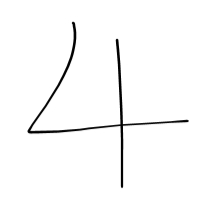
#> input picture git/test_digit.jpg, 215 x 211 px
$ python -i preprocess.py   (imports and definitions only)
#> lines starting #> are read from the running program, lines starting #| are printed output that depends on the picture; after the words box and inside, x2 and y2 are one past the last pixel; in counts of white or black regions, pixels touching at a corner belong together
#> further down, picture is the input picture: shape (211, 215, 3); min 0, max 255, mean 249.7
import cv2
import numpy as np
from typing import Tuple

def preprocess_cv_image(
    img_bgr: np.ndarray,
    output_size: Tuple[int, int] = (28, 28),
    invert: bool = True,
) -> np.ndarray:
    """
    Preprocess a BGR image to a MNIST-style 28x28 float array in [0,1].

    Steps:
    - Convert to grayscale and denoise
    - Otsu thresholding, optional inversion
    - Crop the foreground region with padding
    - Resize while keeping aspect ratio, then center on a 28x28 canvas
    - Optional dilation to thicken strokes
    - Normalize to [0,1]
    """
#> called with output_size = (28, 28), invert = True
    gray = cv2.cvtColor(img_bgr, cv2.COLOR_BGR2GRAY)
    gray_blur = cv2.GaussianBlur(gray, (3, 3), 0)
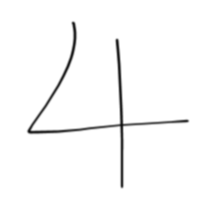
#> gray_blur: shape (211, 215); min 12, max 255, mean 249.7

    # Otsu thresholding
    _, bin_img = cv2.threshold(
        gray_blur, 0, 255, cv2.THRESH_BINARY + cv2.THRESH_OTSU
    )
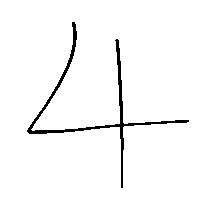
#> bin_img: shape (211, 215); 97.3% white; 1 black region, box (x1, y1, x2, y2) and area: (27, 22, 189, 188) 1239

    # If input is black-on-white, invert to white-on-black
    if invert:
        bin_img = 255 - bin_img

    coords = cv2.findNonZero(bin_img)
#> coords = contour of 1239 points, box (x1, y1, x2, y2) (27, 22, 189, 188), area 140
    if coords is None:
        return np.zeros(output_size, dtype=np.float32)

    x, y, w, h = cv2.boundingRect(coords)
#> x = 27; y = 22; w = 162; h = 166

    # Small padding to avoid cutting strokes
    pad = int(0.05 * max(w, h))
#> pad = 8
    x0 = max(x - pad, 0)
#> x0 = 19
    y0 = max(y - pad, 0)
#> y0 = 14
    x1 = min(x + w + pad, bin_img.shape[1])
#> x1 = 197
    y1 = min(y + h + pad, bin_img.shape[0])
#> y1 = 196
    digit_roi = bin_img[y0:y1, x0:x1]
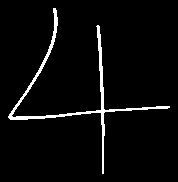
#> digit_roi: shape (182, 178); 3.8% white; 1 white region, box (x1, y1, x2, y2) and area: (8, 8, 170, 174) 1239

    target_h, target_w = output_size
    h, w = digit_roi.shape[:2]
#> h = 182; w = 178

    # Resize so the longest side becomes 20 pixels
    max_side = max(h, w)
#> max_side = 182
    scale = 20.0 / max_side
#> scale = 0.11
    new_w = max(1, int(w * scale))
#> new_w = 19
    new_h = max(1, int(h * scale))
#> new_h = 20

    digit_resized = cv2.resize(
        digit_roi, (new_w, new_h), interpolation=cv2.INTER_NEAREST
    )

    # Thicken strokes for better visibility
    kernel = np.ones((2, 2), np.uint8)
    digit_resized = cv2.dilate(digit_resized, kernel, iterations=1)

    # Center on a fixed 28x28 canvas
    canvas = np.zeros(output_size, dtype=np.uint8)
    x_offset = (target_w - new_w) // 2
#> x_offset = 4
    y_offset = (target_h - new_h) // 2
#> y_offset = 4
    canvas[y_offset:y_offset + new_h, x_offset:x_offset + new_w] = digit_resized
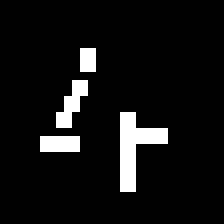
#> canvas: shape (28, 28) (shown 8 times larger); 7.1% white in thin lines or dots, all inside (x1, y1, x2, y2) = (5, 6, 21, 24)

    canvas = canvas.astype(np.float32) / 255.0
    return canvas

>>> import cv2
>>> picture = cv2.imread('../test_digit.jpg')
>>> result = preprocess_cv_image(picture)
